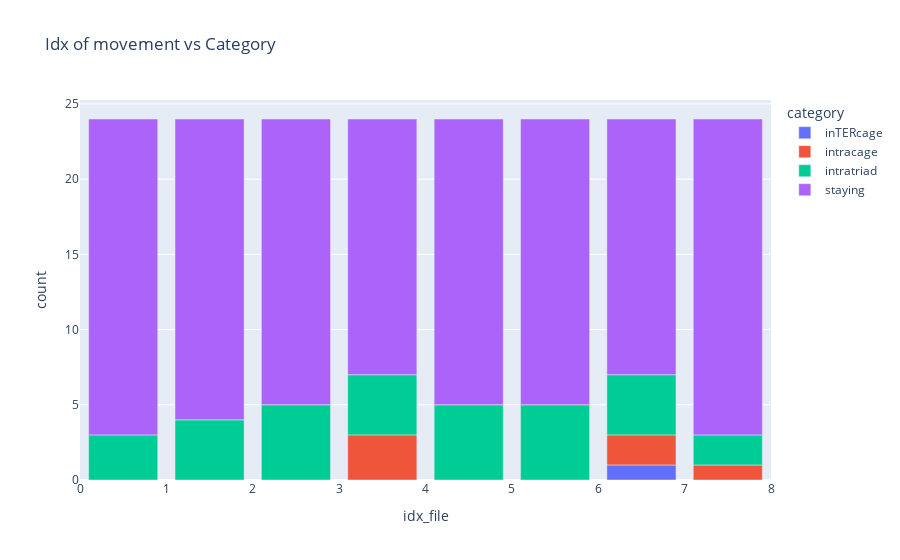

Notebook cell for this chart:
### Code cell
if proceed_NEB == "True":
    df = Movement.TupleCage.get_and_plot_df_movement_category_counted(df_movement)
    print(df.sum())

### Figure 1 — Plotly figure (JSON) as saved in the notebook; plotly's stock layout.template omitted (floating-point values rounded to 4 significant figures)
{"data": [{"alignmentgroup": "True", "hovertemplate": "category=inTERcage<br>idx_file=%{x}<br>count=%{y}<extra></extra>", "legendgroup": "inTERcage", "marker": {"color": "#636efa", "pattern": {"shape": ""}}, "name": "inTERcage", "offsetgroup": "inTERcage", "orientation": "v", "showlegend": true, "textposition": "auto", "type": "bar", "x": [0.5, 1.5, 2.5, 3.5, 4.5, 5.5, 6.5, 7.5], "xaxis": "x", "y": [0, 0, 0, 0, 0, 0, 1, 0], "yaxis": "y"}, {"alignmentgroup": "True", "hovertemplate": "category=intracage<br>idx_file=%{x}<br>count=%{y}<extra></extra>", "legendgroup": "intracage", "marker": {"color": "#EF553B", "pattern": {"shape": ""}}, "name": "intracage", "offsetgroup": "intracage", "orientation": "v", "showlegend": true, "textposition": "auto", "type": "bar", "x": [0.5, 1.5, 2.5, 3.5, 4.5, 5.5, 6.5, 7.5], "xaxis": "x", "y": [0, 0, 0, 3, 0, 0, 2, 1], "yaxis": "y"}, {"alignmentgroup": "True", "hovertemplate": "category=intratriad<br>idx_file=%{x}<br>count=%{y}<extra></extra>", "legendgroup": "intratriad", "marker": {"color": "#00cc96", "pattern": {"shape": ""}}, "name": "intratriad", "offsetgroup": "intratriad", "orientation": "v", "showlegend": true, "textposition": "auto", "type": "bar", "x": [0.5, 1.5, 2.5, 3.5, 4.5, 5.5, 6.5, 7.5], "xaxis": "x", "y": [3, 4, 5, 4, 5, 5, 4, 2], "yaxis": "y"}, {"alignmentgroup": "True", "hovertemplate": "category=staying<br>idx_file=%{x}<br>count=%{y}<extra></extra>", "legendgroup": "staying", "marker": {"color": "#ab63fa", "pattern": {"shape": ""}}, "name": "staying", "offsetgroup": "staying", "orientation": "v", "showlegend": true, "textposition": "auto", "type": "bar", "x": [0.5, 1.5, 2.5, 3.5, 4.5, 5.5, 6.5, 7.5], "xaxis": "x", "y": [21, 20, 19, 17, 19, 19, 17, 21], "yaxis": "y"}], "layout": {"barmode": "relative", "legend": {"title": {"text": "category"}, "tracegroupgap": 0}, "title": {"text": "Idx of movement vs Category"}, "xaxis": {"anchor": "y", "domain": [0, 1], "title": {"text": "idx_file"}}, "yaxis": {"anchor": "x", "domain": [0, 1], "title": {"text": "count"}}}}
